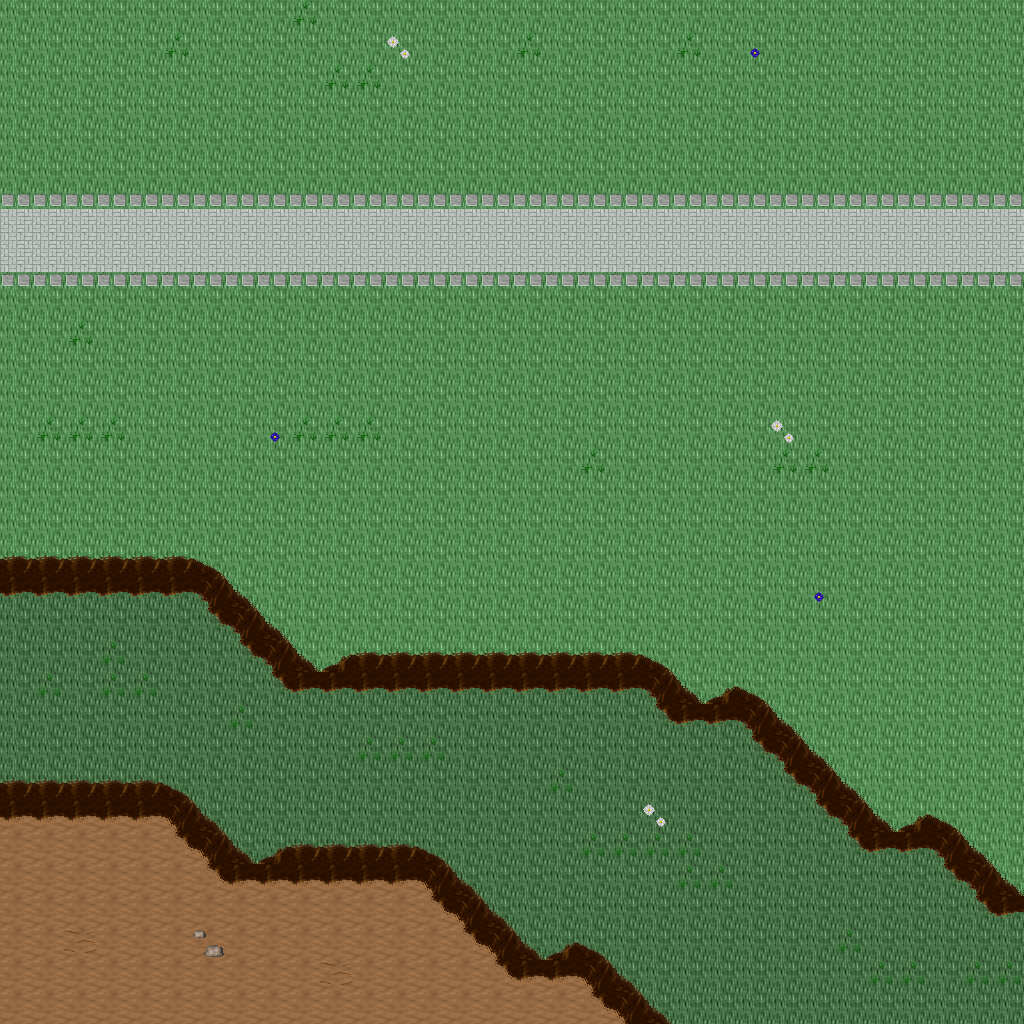

A level layout from a 2D game, rendered from its tile map. Below: a short description, then the map file with tile-grid data replaced by summaries:
An orthogonal 32x32 tile map with 32x32 px tiles, 5 tile layers (Ground, Objects, Objects2, Above, ...), 1 hidden layer not drawn, 24 tilesets.

<map version="1.10" tiledversion="1.11.0" orientation="orthogonal" renderorder="right-down" width="32" height="32" tilewidth="32" tileheight="32" infinite="0" nextlayerid="11" nextobjectid="1">
 <tileset firstgid="1" name="ground_ground" tilewidth="32" tileheight="32" tilecount="33" columns="3">
  <image source="../drawable/ground_ground.png" width="96" height="352" />
 </tileset>
 <tileset firstgid="34" name="ground_ridge_earth_dark" tilewidth="32" tileheight="32" tilecount="96" columns="12">
  <image source="../drawable/ground_ridge_earth_dark.png" width="384" height="256" />
 </tileset>
 <tileset firstgid="130" name="plant_grasses" tilewidth="32" tileheight="32" tilecount="6" columns="3">
  <image source="../drawable/plant_grasses.png" width="96" height="64" />
 </tileset>
 <tileset firstgid="136" name="ground_grass_edges" tilewidth="32" tileheight="32" tilecount="36" columns="12">
  <image source="../drawable/ground_grass_edges.png" width="384" height="96" />
 </tileset>
 <tileset firstgid="172" name="ground_rock_pebbles" tilewidth="32" tileheight="32" tilecount="3" columns="1">
  <image source="../drawable/ground_rock_pebbles.png" width="32" height="96" />
 </tileset>
 <tileset firstgid="175" name="plant_flower_daisy_blue" tilewidth="32" tileheight="32" tilecount="8" columns="2">
  <image source="../drawable/plant_flower_daisy_blue.png" width="64" height="128" />
 </tileset>
 <tileset firstgid="183" name="plant_flower_daisy_white" tilewidth="32" tileheight="32" tilecount="8" columns="2">
  <image source="../drawable/plant_flower_daisy_white.png" width="64" height="128" />
 </tileset>
 <tileset firstgid="191" name="ground_cobbled_paving" tilewidth="32" tileheight="32" tilecount="1" columns="1">
  <image source="../drawable/ground_cobbled_paving.png" width="32" height="32" />
 </tileset>
 <tileset firstgid="192" name="item_pot_dark_barrel" tilewidth="32" tileheight="32" tilecount="2" columns="1">
  <image source="../drawable/item_pot_dark_barrel.png" width="32" height="64" />
 </tileset>
 <tileset firstgid="194" name="item_statue_green_stone" tilewidth="32" tileheight="32" tilecount="12" columns="4">
  <image source="../drawable/item_statue_green_stone.png" width="128" height="96" />
 </tileset>
 <tileset firstgid="206" name="logic_creature_orc" tilewidth="32" tileheight="32" tilecount="6" columns="6">
  <image source="../drawable/logic_creature_orc.png" width="192" height="32" />
 </tileset>
 <tileset firstgid="212" name="logic_creature_gnome" tilewidth="32" tileheight="32" tilecount="6" columns="6">
  <image source="../drawable/logic_creature_gnome.png" width="192" height="32" />
 </tileset>
 <tileset firstgid="218" name="logic_creature_animal" tilewidth="32" tileheight="32" tilecount="32" columns="8">
  <image source="../drawable/logic_creature_animal.png" width="256" height="128" />
 </tileset>
 <tileset firstgid="250" name="logic_item_sign" tilewidth="32" tileheight="32" tilecount="1" columns="1">
  <image source="../drawable/logic_item_sign.png" width="32" height="32" />
 </tileset>
 <tileset firstgid="251" name="logic_collision" tilewidth="32" tileheight="32" tilecount="1" columns="1">
  <image source="../drawable/logic_collision.png" width="32" height="32" />
 </tileset>
 <tileset firstgid="252" name="logic_portal" tilewidth="32" tileheight="32" tilecount="24" columns="8">
  <image source="../drawable/logic_portal.png" width="256" height="96" />
 </tileset>
 <tileset firstgid="276" name="ground_pothole" tilewidth="32" tileheight="32" tilecount="4" columns="4">
  <image source="../drawable/ground_pothole.png" width="128" height="32" />
 </tileset>
 <tileset firstgid="280" name="object_suspension_bridge" tilewidth="32" tileheight="32" tilecount="24" columns="3">
  <image source="../drawable/object_suspension_bridge.png" width="96" height="256" />
 </tileset>
 <tileset firstgid="304" name="item_corpse_huge_animal" tilewidth="32" tileheight="32" tilecount="16" columns="2">
  <image source="../drawable/item_corpse_huge_animal.png" width="64" height="256" />
 </tileset>
 <tileset firstgid="320" name="ground_green_paving" tilewidth="32" tileheight="32" tilecount="18" columns="3">
  <image source="../drawable/ground_green_paving.png" width="96" height="192" />
 </tileset>
 <tileset firstgid="338" name="logic_protection" tilewidth="32" tileheight="32" tilecount="2" columns="2">
  <image source="../drawable/logic_protection.png" width="64" height="32" />
 </tileset>
 <tileset firstgid="340" name="building_chimney_smoke" tilewidth="32" tileheight="32" tilecount="40" columns="4">
  <image source="../drawable/building_chimney_smoke.png" width="128" height="320" />
 </tileset>
 <tileset firstgid="380" name="building_huts" tilewidth="32" tileheight="32" tilecount="338" columns="26">
  <image source="../drawable/building_huts.png" width="832" height="416" />
 </tileset>
 <tileset firstgid="718" name="light_door_light" tilewidth="32" tileheight="32" tilecount="12" columns="3">
  <image source="../drawable/light_door_light.png" width="96" height="128" />
 </tileset>
 <layer id="1" name="Ground" width="32" height="32">
  <data>[1024 cells, 1024 non-empty, 4 distinct tile ids]</data>
 </layer>
 <layer id="2" name="Objects" width="32" height="32">
  <data>[1024 cells, 230 non-empty, 14 distinct tile ids]</data>
 </layer>
 <layer id="3" name="Objects2" width="32" height="32">
  <data>[1024 cells, 0 non-empty, 0 distinct tile ids]</data>
 </layer>
 <layer id="4" name="Above" width="32" height="32">
  <data>[1024 cells, 0 non-empty, 0 distinct tile ids]</data>
 </layer>
 <layer id="5" name="Above2" width="32" height="32">
  <data>[1024 cells, 0 non-empty, 0 distinct tile ids]</data>
 </layer>
 <layer id="6" name="Walkable" width="32" height="32" visible="0">
  <data>[1024 cells, 105 non-empty, 1 distinct tile ids]</data>
 </layer>
 <objectgroup id="7" name="Mapevents" />
 <objectgroup id="8" name="Spawn" />
 <objectgroup id="9" name="Keys" />
 <objectgroup id="10" name="Replace" />
</map>
